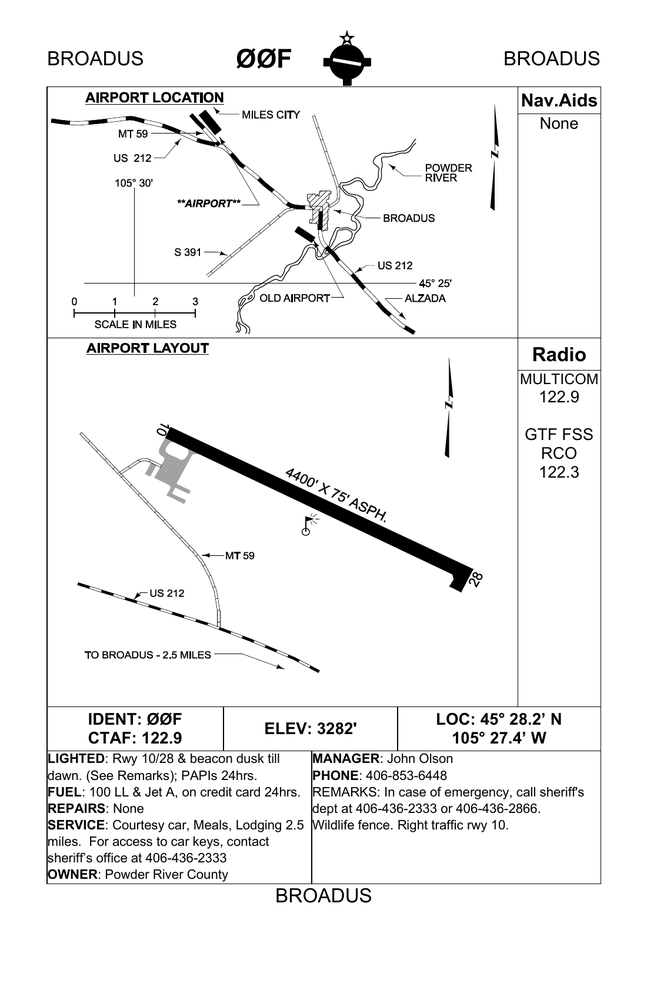
#> input picture images/00F.png, 647 x 1000 px, shrunk from 1100 x 1700 before the run
$ python testimg.py ../images/00F.png
#> lines starting #> are read from the running program, lines starting #| are printed output that depends on the picture; after the words box and inside, x2 and y2 are one past the last pixel; in counts of white or black regions, pixels touching at a corner belong together
import cv2
import pytesseract
import re
from dataclasses import dataclass
from typing import Dict, List, Optional
import sys
@dataclass

class AirportData:
    name: str
    identifier: str
    location: Dict[str, str]
    elevation: int
    ctaf: str
    runways: List[Dict]
    services: List[str]
    manager: str
    remarks: str

def extract_airport_data(image_path):
    # Read and preprocess the image
#> called with image_path = '../images/00F.png'
    img = cv2.imread(image_path)
#> img is the input picture: shape (1000, 647, 3); min 0, max 255, mean 241.4
    gray = cv2.cvtColor(img, cv2.COLOR_BGR2GRAY)

    # For these charts, simple thresholding works well
    _, thresh = cv2.threshold(gray, 200, 255, cv2.THRESH_BINARY)
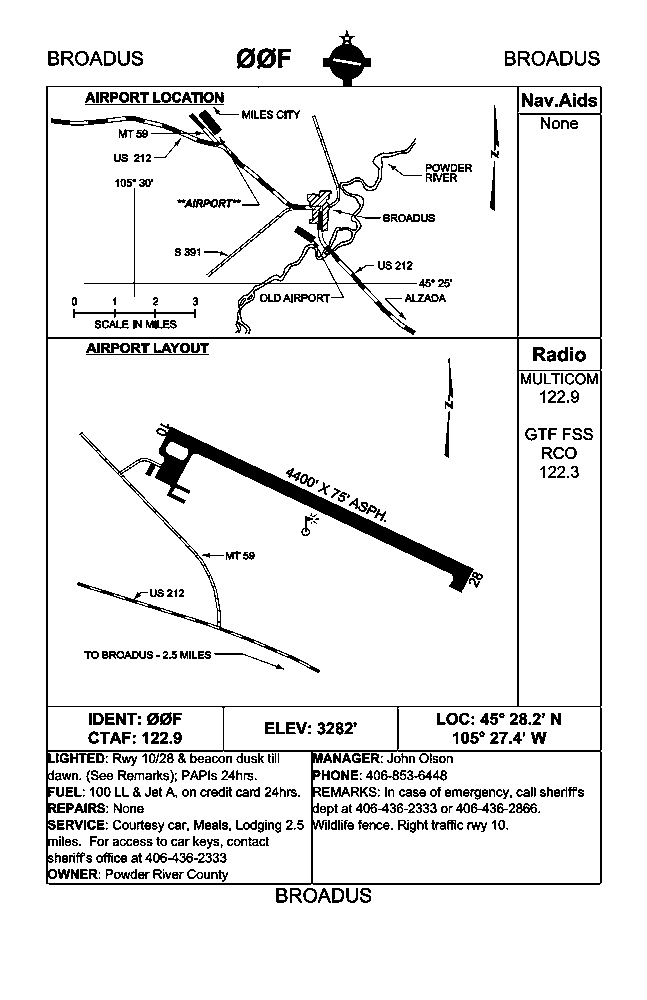
#> thresh: shape (1000, 647); 92.2% white; 523 black regions (96 under 20 px), largest, box (x1, y1, x2, y2) and area: (46, 30, 602, 885) 11340, (77, 423, 483, 673) 7468, (51, 110, 417, 335) 5177

    # Use PSM 6 for uniform block of text
    custom_config = r'--oem 3 --psm 6'
#> (the run stopped early here; a loop or call above may not have finished)

$ run again, on images/23S.png
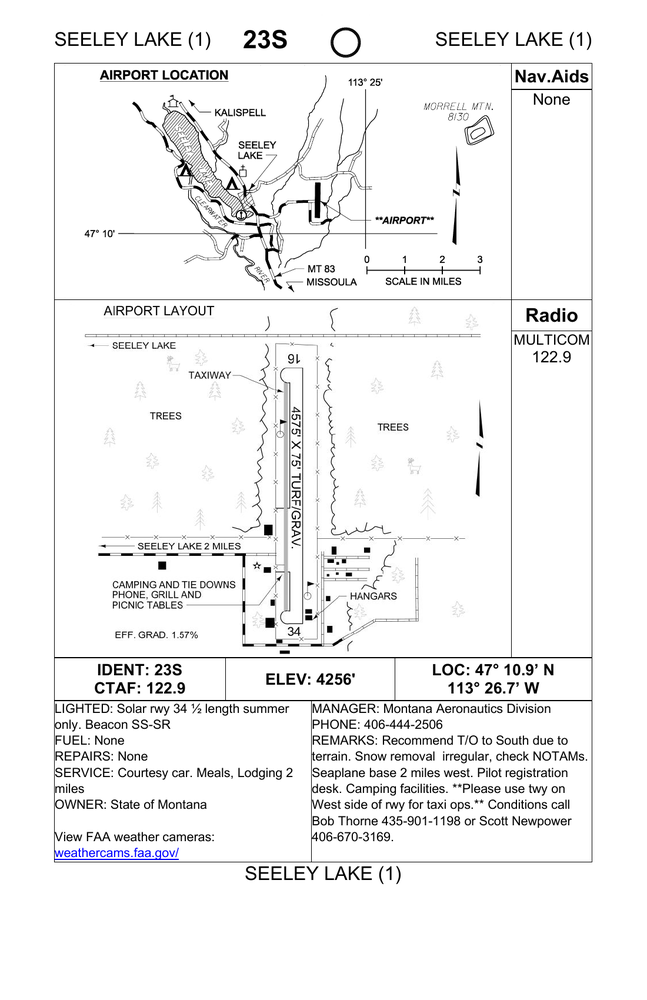
#> input picture images/23S.png, 647 x 1000 px, shrunk from 1100 x 1700 before the run
#> in extract_airport_data, img is the input picture: shape (1000, 647, 3); mean B, G, R 242.3, 242.1, 242.1
#> in extract_airport_data, `_, thresh = cv2.threshold(gray, 200, 255, cv2.THRESH_BINARY)`:
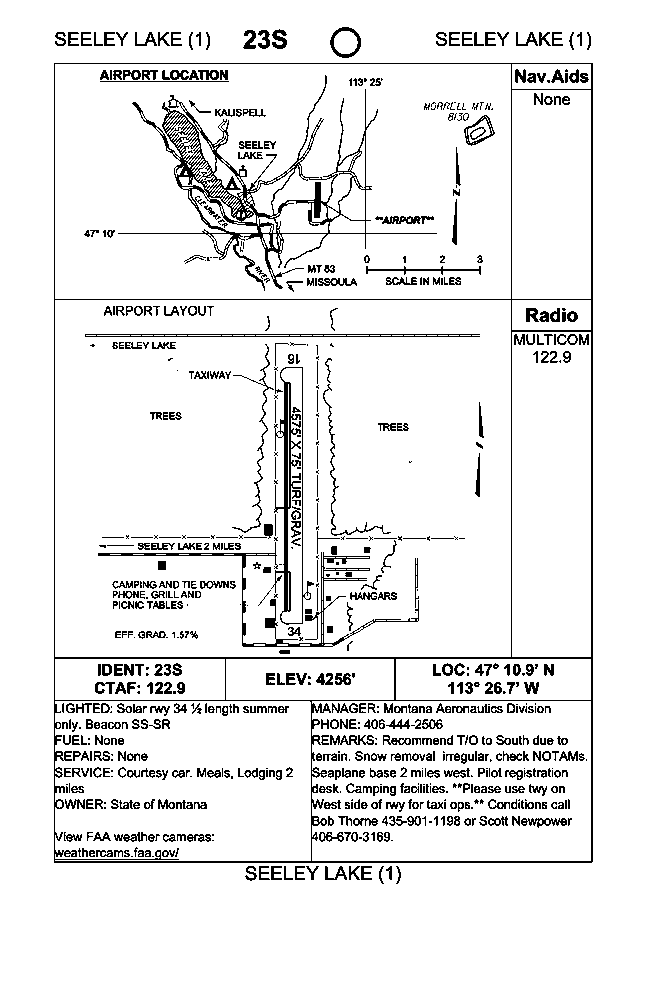
#> thresh: shape (1000, 647); 92.2% white; black in thin lines or dots, all inside (x1, y1, x2, y2) = (54, 27, 593, 884)

$ run again, on images/29S.png
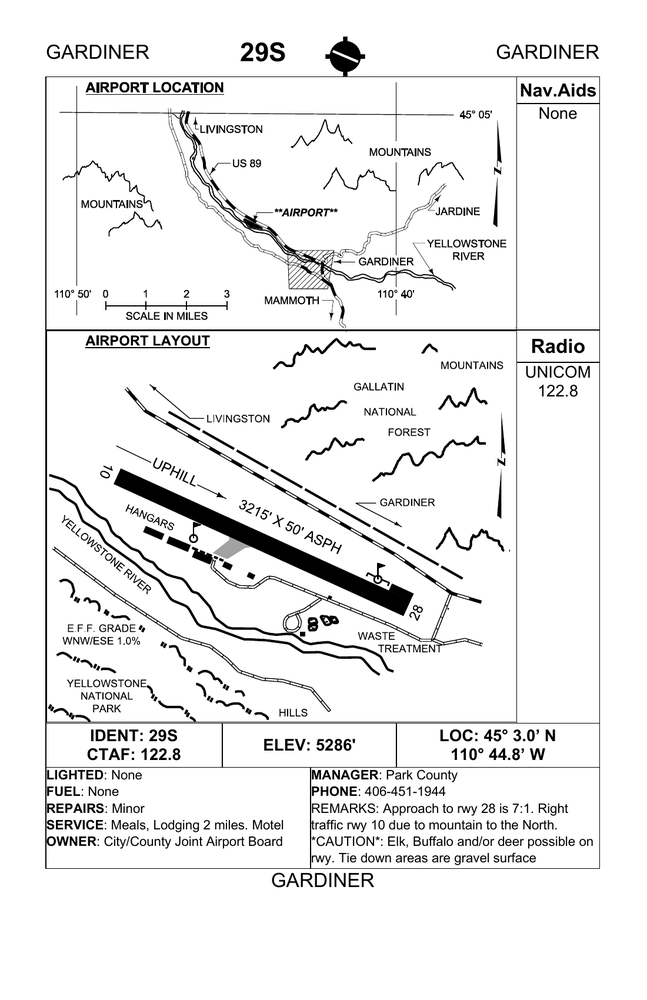
#> input picture images/29S.png, 647 x 1000 px, shrunk from 1100 x 1700 before the run
#> in extract_airport_data, img is the input picture: shape (1000, 647, 3); min 0, max 255, mean 237.2
#> in extract_airport_data, `_, thresh = cv2.threshold(gray, 200, 255, cv2.THRESH_BINARY)`:
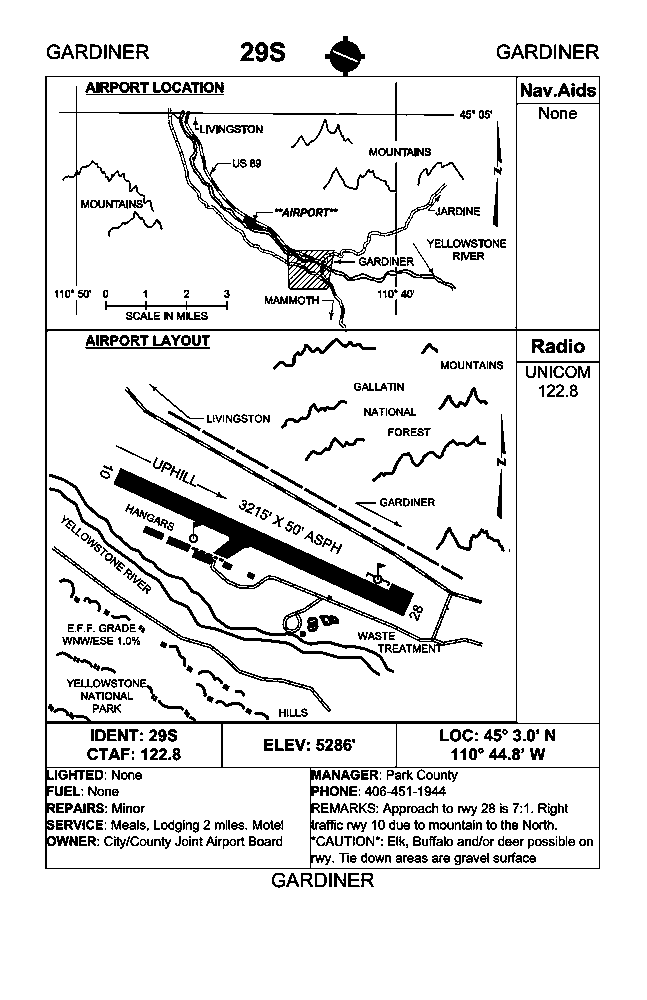
#> thresh: shape (1000, 647); 90.5% white; 576 black regions (100 under 20 px), largest, box (x1, y1, x2, y2) and area: (45, 36, 600, 869) 9573, (114, 468, 414, 616) 6510, (59, 82, 456, 328) 5634

$ run again, on images/32S.png
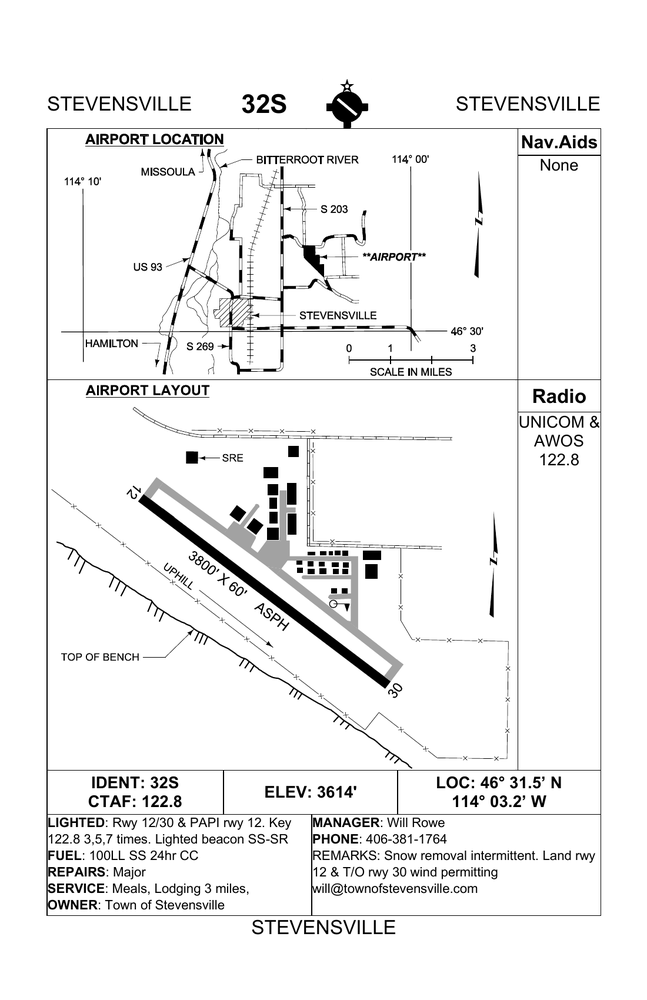
#> input picture images/32S.png, 647 x 1000 px, shrunk from 1100 x 1700 before the run
#> in extract_airport_data, img is the input picture: shape (1000, 647, 3); min 0, max 255, mean 240.6
#> in extract_airport_data, `_, thresh = cv2.threshold(gray, 200, 255, cv2.THRESH_BINARY)`:
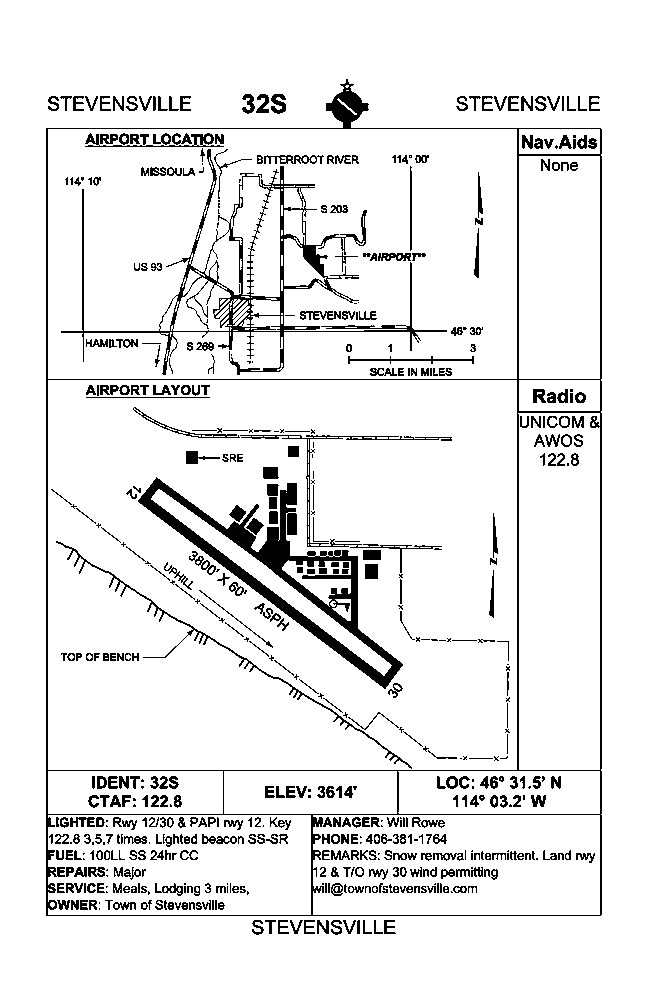
#> thresh: shape (1000, 647); 91.5% white; 572 black regions (145 under 20 px), largest, box (x1, y1, x2, y2) and area: (46, 79, 602, 916) 9391, (138, 477, 403, 689) 8992, (61, 149, 447, 375) 6705
